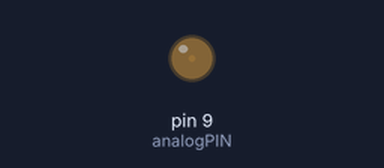
Simulated run of this sketch. Board: Arduino Uno, built with avr-gcc and run on an emulated ATmega328P. On the bench: output pins drawn as LEDs (lit = HIGH).

Above: at 0.05 s.
At 10.0 s:
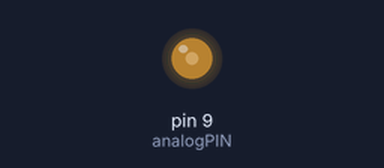
Timing chart, 0 to 13.0 s (numbered marks = the images above):
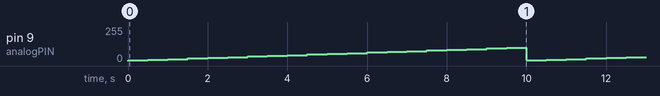

The sketch:

brightness.ino
```cpp
// For Analog, only some of the PINS will work.
// Any pin with a '~' in front.
// Ex: ~11

uint8_t analogPIN = 9;
uint8_t brightness = 5;

void setup()
 {
  pinMode(analogPIN, OUTPUT);
}

void loop()
{
  if (brightness > 100)
  {
    brightness = 5;
  }

  analogWrite(analogPIN, brightness);
  delay(500);

  brightness +=5;
}
```
